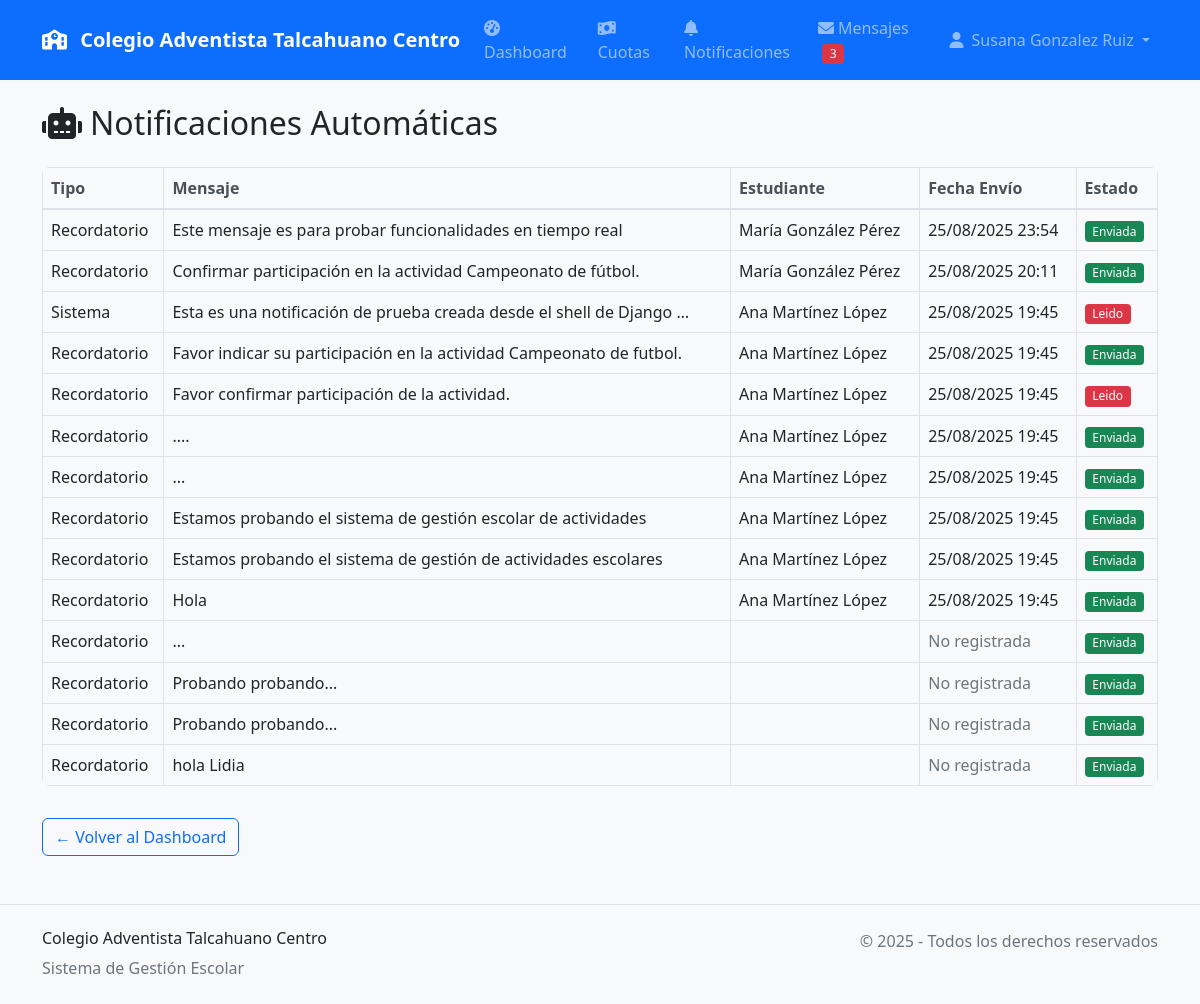
The page /notificaciones/automaticas/ (signed in) on the database its author committed.
### core/models.py (models this page shows, shortened)
class Notificacion(models.Model):
    TIPO_NOTIFICACION_CHOICES = [
        ('pago_confirmado', 'Pago Confirmado'),
        ('pago_parcial', 'Pago Parcial'),
        ('recordatorio', 'Recordatorio de Pago'),
        ('cuota_vencida', 'Cuota Vencida'),
        ('nueva_cuota', 'Nueva Cuota Asignada'),
    ]
    ESTADOS = [
        ('enviada', 'Enviada'),
        ('pendiente', 'Pendiente'),
        ('fallida', 'Fallida'),
    ]
    usuario_registra = models.ForeignKey(User, on_delete=models.CASCADE, related_name='notificaciones_registradas')
    apoderado_nombre = models.CharField(max_length=200)
    apoderado_email = models.EmailField()
    apoderado_telefono = models.CharField(max_length=15, blank=True)
    apoderado_rut = models.CharField(max_length=12, blank=True)
    titulo = models.CharField(max_length=200)
    mensaje = models.TextField()
    tipo = models.CharField(max_length=20, choices=TIPO_NOTIFICACION_CHOICES)
    estudiante = models.ForeignKey(Estudiante, on_delete=models.SET_NULL, null=True, blank=True)
    actividad_nombre = models.CharField(max_length=200, blank=True)
    monto = models.DecimalField(max_digits=10, decimal_places=0, null=True, blank=True)
    metodo_pago = models.CharField(max_length=50, blank=True)
    leida = models.BooleanField(default=False)
    fecha_creacion = models.DateTimeField(auto_now_add=True)
    fecha_envio = models.DateTimeField(null=True, blank=True)
    estado = models.CharField(max_length=10, choices=ESTADOS, default='enviada')
    class Meta:
        ordering = ['-fecha_creacion']
        verbose_name = 'Notificación'
        verbose_name_plural = 'Notificaciones'

### estudiantes/models.py (models this page shows, shortened)
class Estudiante(models.Model):
    VINCULO_CHOICES = [
        ('hijo', 'Hijo/a'),
        ('padre', 'Padre'),
        ('madre', 'Madre'),
        ('abuelo', 'Abuelo/a'),
        ('tio', 'Tío/a'),
        ('tutor', 'Tutor Legal'),
        ('otro', 'Otro'),
    ]
    rut = models.CharField(max_length=12, unique=True)
    nombre = models.CharField(max_length=100)
    apellido_paterno = models.CharField(max_length=50)
    apellido_materno = models.CharField(max_length=50)
    fecha_nacimiento = models.DateField()
    curso = models.ForeignKey(Curso, on_delete=models.CASCADE)
    apoderado = models.ForeignKey(Apoderado, on_delete=models.CASCADE)
    vinculo_apoderado = models.CharField(max_length=20, choices=VINCULO_CHOICES)
    fecha_registro = models.DateTimeField(auto_now_add=True)
    activo = models.BooleanField(default=True)
    def nombre_completo(self):
        return f"{self.nombre} {self.apellido_paterno} {self.apellido_materno}"

### core/notificacion_views.py (the view)
# urls.py: path('automaticas/', views.lista_automaticas, name='lista_automaticas'),
@login_required
def lista_automaticas(request):
    try:
        notificaciones = Notificacion.objects.filter(
            tipo__in=['recordatorio', 'nueva_cuota', 'sistema']
        ).order_by('-fecha_envio')
        paginator = Paginator(notificaciones, 15)
        page = request.GET.get('page')
        notificaciones_page = paginator.get_page(page)
        context = {
            'notificaciones': notificaciones_page,
            'total': notificaciones.count(),
        }
        return render(request, 'core/notificaciones/lista_automaticas.html', context)
    except Exception as e:
        logger.error(f"Error al listar notificaciones automáticas: {str(e)}")
        messages.error(request, 'Error al cargar las notificaciones automáticas.')
        return redirect('core:dashboard')

### core/context_processors.py (called while the page is built)
def notificaciones_context(request):
    if request.user.is_authenticated:
        notificaciones_no_leidas = Notificacion.objects.filter(
            apoderado_email=request.user.email,
            estado__in=['enviado', 'visto']
        ).count()
        return {
            'notificaciones_no_leidas': notificaciones_no_leidas
        }
    return {
        'notificaciones_no_leidas': 0
    }

### templates/core/notificaciones/lista_automaticas.html
{% extends 'base.html' %}
{% block content %}
<h2 class="mb-4"><i class="fas fa-robot me-2"></i>Notificaciones Automáticas</h2>
<table class="table table-bordered table-hover">
    <thead class="table-light">
    <tr>
        <th>Tipo</th>
        <th>Mensaje</th>
        <th>Estudiante</th>
        <th>Fecha Envío</th>
        <th>Estado</th>
    </tr>
</thead>
<tbody>
    {% for notif in notificaciones %}
    <tr>
        <td>{{ notif.tipo|capfirst }}</td>
        <td>{{ notif.mensaje|truncatewords:12 }}</td>
        <td>{{ notif.estudiante.nombre_completo }}</td>
        <td>
            {% if notif.fecha_envio %}
                {{ notif.fecha_envio|date:"d/m/Y H:i" }}
            {% else %}
                <span class="text-muted">No registrada</span>
            {% endif %}
        </td>
        <td>
            <span class="badge {% if notif.estado == 'enviada' %}bg-success{% elif notif.estado == 'pendiente' %}bg-warning{% else %}bg-danger{% endif %}">
                {{ notif.estado|capfirst }}
            </span>
        </td>
    </tr>
    {% endfor %}
</tbody>
</table>
<a href="{% url 'core:dashboard' %}" class="btn btn-outline-primary mt-3">
    ← Volver al Dashboard
</a>
{% endblock %}

### templates/base.html (shortened to what this page needs)
<!DOCTYPE html>
<html lang="es">
<head>
    <link href="https://cdn.jsdelivr.net/npm/bootstrap@5.1.3/dist/css/bootstrap.min.css" rel="stylesheet">
    <link href="https://cdnjs.cloudflare.com/ajax/libs/font-awesome/6.0.0/css/all.min.css" rel="stylesheet">
    <link href="/static/css/styles.css" rel="stylesheet">
</head>
<body>
    <nav class="navbar navbar-expand-lg navbar-dark bg-primary">
        <div class="container">
            <a class="navbar-brand" href="{% url 'core:dashboard' %}">
                <i class="fas fa-school me-2"></i>
                Colegio Adventista Talcahuano Centro
            </a>
            <div class="collapse navbar-collapse" id="navbarNav">
                {% if user.is_authenticated %}
                <ul class="navbar-nav me-auto">
                    <li class="nav-item">
                        <a class="nav-link" href="{% url 'core:dashboard' %}">
                            <i class="fas fa-tachometer-alt me-1"></i>Dashboard
                        </a>
                    </li>
                    <li class="nav-item">
                        <a class="nav-link" href="{% url 'cuotas:lista_pagos' %}">
                            <i class="fas fa-money-bill-wave me-1"></i>Cuotas
                        </a>
                    </li>
                    <li class="nav-item">
                        <a class="nav-link" href="{% url 'notificaciones:lista' %}">
                            <i class="fas fa-bell me-1"></i>Notificaciones
                        </a>
                    </li>
                    <li class="nav-item">
                        <a class="nav-link" href="{% url 'core:bandeja_mensajes' %}">
                            <i class="fas fa-envelope me-1"></i>Mensajes
                            <span class="badge bg-danger ms-1">3</span>
                        </a>
                    </li>
                </ul>
                {% endif %}
                <ul class="navbar-nav">
                    {% if user.is_authenticated %}
                    <li class="nav-item dropdown">
                        <a class="nav-link dropdown-toggle" href="#" id="navbarDropdown" role="button" data-bs-toggle="dropdown">
                            <i class="fas fa-user me-1"></i>
                            {{ user.get_full_name }}
                        </a>
                    </li>
                    {% else %}
                    <li class="nav-item">
                        <a class="nav-link" href="{% url 'accounts:login' %}">
                            <i class="fas fa-sign-in-alt me-1"></i>Iniciar Sesión
                        </a>
                    </li>
                    {% endif %}
                </ul>
            </div>
        </div>
    </nav>
    <main class="container mt-4">
        {% block content %}
        {% endblock %}
    </main>
    <footer class="bg-light mt-5 py-4">
        <div class="container">
            <div class="row">
                <div class="col-md-6">
                    <h6>Colegio Adventista Talcahuano Centro</h6>
                    <p class="text-muted mb-0">Sistema de Gestión Escolar</p>
                </div>
                <div class="col-md-6 text-md-end">
                    <p class="text-muted mb-0">© 2025 - Todos los derechos reservados</p>
                </div>
            </div>
        </div>
    </footer>
</body>
</html>

### static/css/styles.css (style rules this page uses)
:root { --primary-color: #0d6efd; --success-color: #198754; --warning-color: #ffc107; --danger-color: #dc3545; --info-color: #0dcaf0; --light-color: #f8f9fa; --dark-color: #212529; }
body { font-family: 'Segoe UI', Tahoma, Geneva, Verdana, sans-serif; background-color: #f8f9fa; }
.navbar-brand { font-weight: bold; font-size: 1.25rem; }
.navbar-nav .nav-link { font-weight: 500; transition: all 0.3s ease; }
.btn { border-radius: 6px; font-weight: 500; transition: all 0.3s ease; }
.table { border-radius: 8px; overflow: hidden; }
.table thead th { background-color: #f8f9fa; border-bottom: 2px solid #dee2e6; font-weight: 600; color: #495057; }
.badge { font-size: 0.75em; font-weight: 500; padding: 0.35em 0.65em; }
footer { margin-top: auto; border-top: 1px solid #dee2e6; }

### rows shown on the page
Notificacion: tipo "Recordatorio", mensaje "Este mensaje es para probar funcionalidades en tiempo real", estudiante.nombre_completo "María González Pérez", fecha_envio "25/08/2025 23:54", estado "Enviada"
Notificacion: tipo "Recordatorio", mensaje "Confirmar participación en la actividad Campeonato de fútbol.", estudiante.nombre_completo "María González Pérez", fecha_envio "25/08/2025 20:11", estado "Enviada"
Notificacion: tipo "Sistema", mensaje "Esta es una notificación de prueba creada desde el shell de Django …", estudiante.nombre_completo "Ana Martínez López", fecha_envio "25/08/2025 19:45", estado "Leido"
Notificacion: tipo "Recordatorio", mensaje "Favor indicar su participación en la actividad Campeonato de futbol.", estudiante.nombre_completo "Ana Martínez López", fecha_envio "25/08/2025 19:45", estado "Enviada"
Notificacion: tipo "Recordatorio", mensaje "Favor confirmar participación de la actividad.", estudiante.nombre_completo "Ana Martínez López", fecha_envio "25/08/2025 19:45", estado "Leido"
Notificacion: tipo "Recordatorio", mensaje "....", estudiante.nombre_completo "Ana Martínez López", fecha_envio "25/08/2025 19:45", estado "Enviada"
Notificacion: tipo "Recordatorio", mensaje "...", estudiante.nombre_completo "Ana Martínez López", fecha_envio "25/08/2025 19:45", estado "Enviada"
Notificacion: tipo "Recordatorio", mensaje "Estamos probando el sistema de gestión escolar de actividades", estudiante.nombre_completo "Ana Martínez López", fecha_envio "25/08/2025 19:45", estado "Enviada"
Notificacion: tipo "Recordatorio", mensaje "Estamos probando el sistema de gestión de actividades escolares", estudiante.nombre_completo "Ana Martínez López", fecha_envio "25/08/2025 19:45", estado "Enviada"
Notificacion: tipo "Recordatorio", mensaje "Hola", estudiante.nombre_completo "Ana Martínez López", fecha_envio "25/08/2025 19:45", estado "Enviada"
Notificacion: tipo "Recordatorio", mensaje "...", shows "No registrada", estado "Enviada"
Notificacion: tipo "Recordatorio", mensaje "Probando probando...", shows "No registrada", estado "Enviada"
Notificacion: tipo "Recordatorio", mensaje "Probando probando...", shows "No registrada", estado "Enviada"
Notificacion: tipo "Recordatorio", mensaje "hola Lidia", shows "No registrada", estado "Enviada"

### other values the page prints
{{ user.get_full_name }} "Susana Gonzalez Ruiz"
